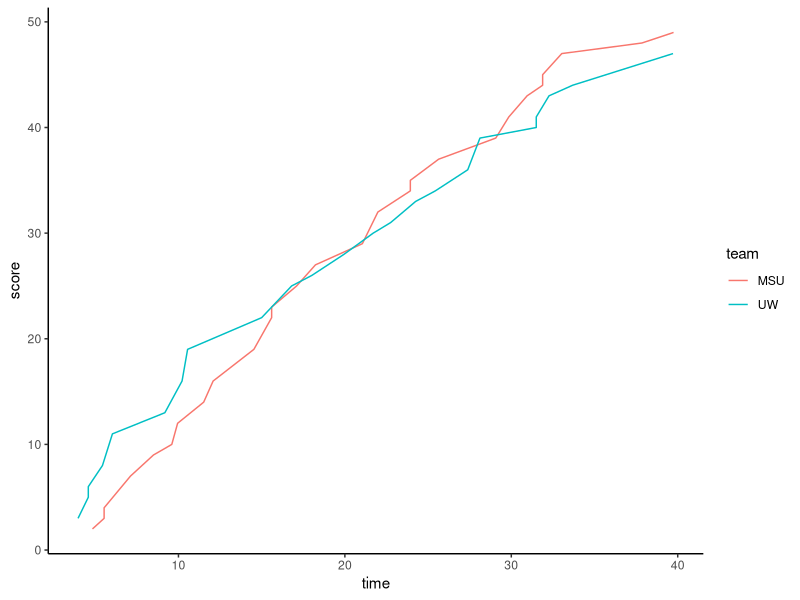

Here is the R script that generated this plot: (Note: this script raises an error after producing the figure.)
# Part 1 basketball analysis
# set working directory
setwd("~/Library/CloudStorage/GoogleDrive-annamac2021@gmail.com/My Drive/School/Fall 2022/Biocomputing/R/Biocomputing-Exercise10")
# load data
gameData=read.table("UWvMSU_1-22-13.txt", header=TRUE)
# generate df w cumulative score for each team
scoredf=data.frame(matrix(nrow=nrow(gameData), ncol=3))
colnames(scoredf)=c("time", "team", "totalscore")
# create cumulative score variables
UWscore=0
MSUscore=0
# iterate through each row in gameData
for (i in 1:nrow(gameData)){
  # if team = "UW," add score to UW's cumulative score
  if (gameData$team[i]=="UW"){
    UWscore=UWscore+gameData$score[i]
    # add UW's cumulative score at this time to new df
    scoredf$totalscore[i]=UWscore
  }
  # if team = "MSU," add score to UW's cumulative score
  else if (gameData$team[i]=="MSU"){
    MSUscore=MSUscore+gameData$score[i]
    # add MSU's cumulative score at this time to new df
    scoredf$totalscore[i]=MSUscore
  }
  # otherwise, return an error
  else{
    print("invalid team value")
  }
  # add time and team to new df
  scoredf$time[i]=gameData$time[i]
  scoredf$team[i]=gameData$team[i]
}
# create summary line graph
library(ggplot2)
ggplot(scoredf,
       aes(x=time, y=totalscore)) +
  geom_line(aes(color=team)) +
  ylab("score") +
  theme_classic()

# Part 2 guess my number
# create vector of integers 1-100
intvec=c(1:100)
# extract random value
randomint=sample(intvec)
# computer message
print("I'm thinking of a number 1-100")
print("Guess: ")
# record user input
userguess=0
if (userguess < randomint){
  print("Higher")
} else if (userguess > randomint){
  print("Lower")
} else{
  print ("Correct!")
}
